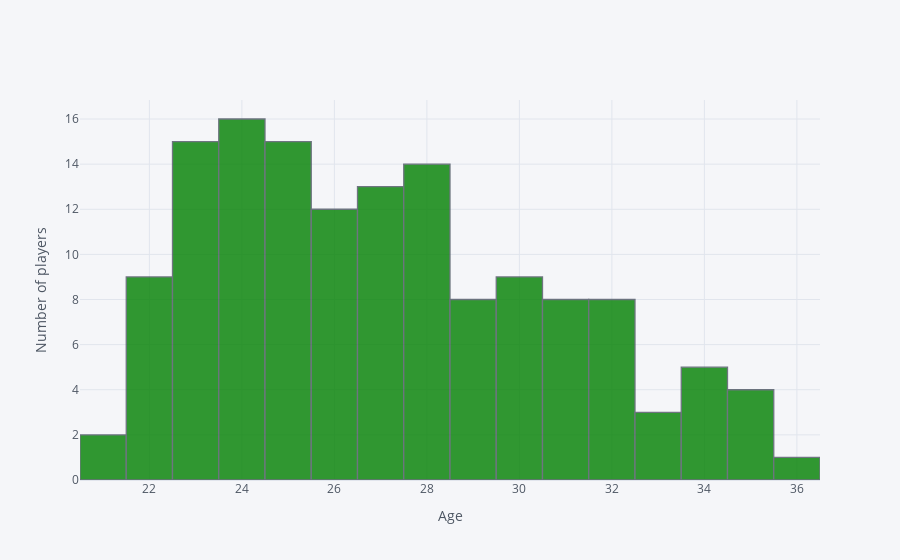

Source (notebook cell):
### Code cell
wnba['Age'].iplot(kind='hist',bins=20, color='green', xTitle='Age', yTitle='Number of players')

### Figure 1 — Plotly figure (JSON) as saved in the notebook; plotly's stock layout.template omitted (floating-point values rounded to 4 significant figures; data arrays with more than 128 entries replaced by an {"elided": "..."} marker saying what was removed)
{"data": [{"histfunc": "count", "histnorm": "", "marker": {"color": "rgba(0, 128, 0, 1.0)", "line": {"color": "#4D5663", "width": 1.3}}, "name": "Age", "nbinsx": 20, "opacity": 0.8, "orientation": "v", "type": "histogram", "x": {"elided": "142 int values"}}], "layout": {"barmode": "overlay", "legend": {"bgcolor": "#F5F6F9", "font": {"color": "#4D5663"}}, "paper_bgcolor": "#F5F6F9", "plot_bgcolor": "#F5F6F9", "title": {"font": {"color": "#4D5663"}}, "xaxis": {"gridcolor": "#E1E5ED", "showgrid": true, "tickfont": {"color": "#4D5663"}, "title": {"font": {"color": "#4D5663"}, "text": "Age"}, "zerolinecolor": "#E1E5ED"}, "yaxis": {"gridcolor": "#E1E5ED", "showgrid": true, "tickfont": {"color": "#4D5663"}, "title": {"font": {"color": "#4D5663"}, "text": "Number of players"}, "zerolinecolor": "#E1E5ED"}}}
